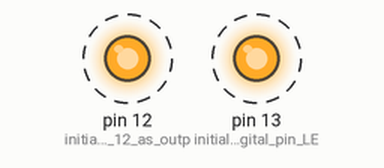
Bench run of a sketch on a simulated Arduino Uno, built with avr-gcc and run on an emulated ATmega328P. On the bench: output pins drawn as LEDs (lit = HIGH). Dashed ring = blinking.

Above: at 0.04 s.
Timing chart, 0 to 3.0 s (numbered marks = the images above):
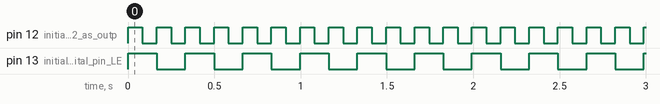

The sketch:

Spalding_BME470_Arduino11_2.ino
```cpp
//Sarah Spalding  Arduino 11 part 2   4/26/22
// blink blue LEDat a 3 Hz rate, blink green led at 6 Hz rate

void setup() {
  pinMode(LED_BUILTIN, OUTPUT);      //initialize digital pin LED_BUILTIN as an output, green LED
  pinMode(12,OUTPUT);                //initialize pin 12 as output, Blue LED
}
void loop() {
  digitalWrite(LED_BUILTIN, HIGH);   //turn the green LED on
  digitalWrite(12,HIGH);             //turn the Blue LED on
  delay(1000.0/12.0);                //wait 1/12 s
  digitalWrite(12, LOW);             //turn the blue LED off
  delay(1000.0/12.0);                //wait 1/12 s
  digitalWrite(LED_BUILTIN, LOW);    //turn the green LED off
  digitalWrite(12,HIGH);             //turn the Blue LED on
  delay(1000.0/12.0);                //wait 1/12 s
  digitalWrite(12,LOW);              //turn the blue LED off
  delay(1000.0/12.0);                //wait 1/12 s
}
```

Measured:
- by itself, pin 12 (initialize_pin_12_as_outp): alternates HIGH for 0.08 s and LOW for 0.08 s
- by itself, pin 13 (initialize_digital_pin_LE): alternates HIGH for 0.17 s and LOW for 0.17 s
